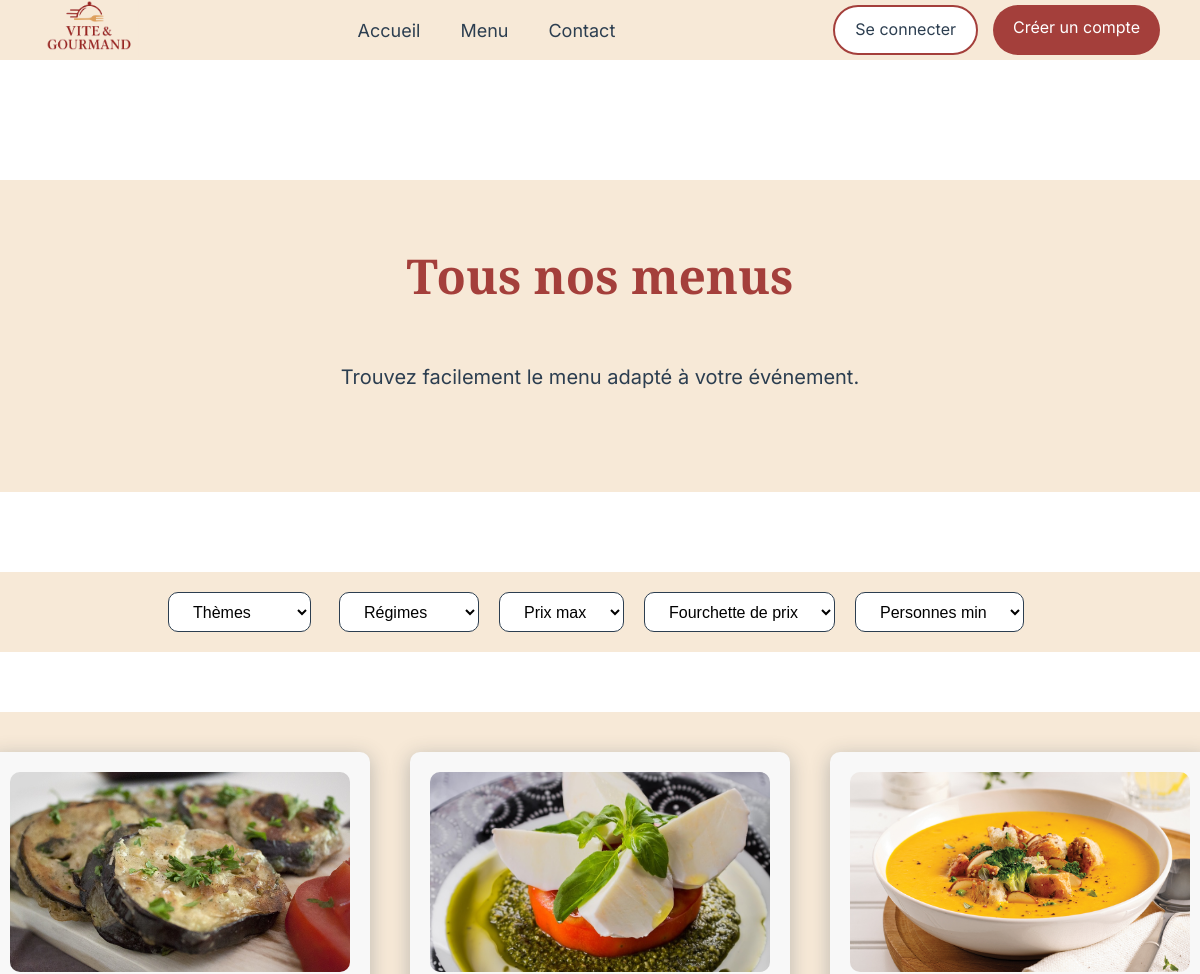
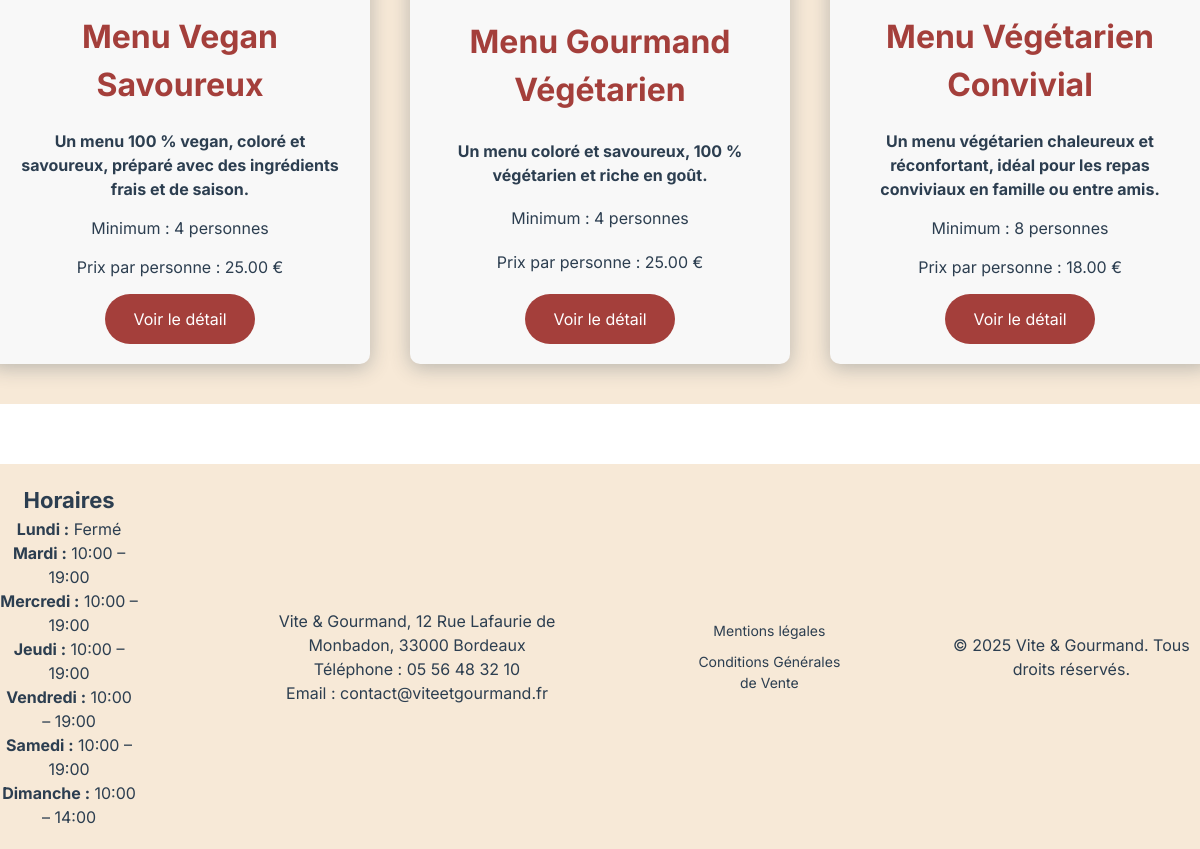
Page /public/menus.php?theme=Classique on the committed database (2 pictures, top to bottom).
### tables this page shows
CREATE TABLE menu (
    id INT AUTO_INCREMENT PRIMARY KEY,
    nom VARCHAR(100) NOT NULL,
    description TEXT,
    description_longue TEXT,
    theme VARCHAR(100),
    regime VARCHAR(100),
    nb_personnes_min INT NOT NULL,
    prix_base DECIMAL(10,2) NOT NULL,
    stock INT NOT NULL,
    image VARCHAR(255)
);

CREATE TABLE horaire (
    id INT AUTO_INCREMENT PRIMARY KEY,
    jour VARCHAR(20) NOT NULL,
    ouverture TIME NULL,
    fermeture TIME NULL
);

### services/menuService.php (called while the page is built, shortened)
<?php
function buildMenuFilters(array $query): array
{
    return [
        'theme'            => $query['theme'] ?? null,
        'regime'           => $query['regime'] ?? null,
        'nb_personnes_min' => $query['nb_personnes_min'] ?? null,
        'prix_max'         => $query['prix_max'] ?? null,
        'fourchette_prix'  => $query['fourchette_prix'] ?? null,
    ];
}

### models/menuModel.php (called while the page is built, shortened)
<?php
function getFilteredMenus(PDO $pdo, array $filters): array
{
    $sql = "
        SELECT id, nom, description, nb_personnes_min, image, prix_base
        FROM menu
        WHERE 1=1
    ";
    $params = [];
    if (!empty($filters['theme'])) {
        $sql .= " AND theme = :theme";
        $params['theme'] = $filters['theme'];
    }
    $stmt = $pdo->prepare($sql);
    $stmt->execute($params);
    return $stmt->fetchAll(PDO::FETCH_ASSOC);
}

### models/horaireModel.php (called while the page is built, shortened)
<?php
function getHoraires(PDO $pdo): array
{
    $stmt = $pdo->query("
        SELECT jour, ouverture, fermeture
        FROM horaire
        ORDER BY id
    ");
    return $stmt->fetchAll(PDO::FETCH_ASSOC);
}

### partials/menu-card.php (the view, shortened to what this page needs)
<div class="menu-item">
    <?php if (!empty($menu['image'])): ?>
        <img
            src="assets/images/<?= htmlspecialchars($menu['image']) ?>"
            alt="Menu <?= htmlspecialchars($menu['nom']) ?>"
            loading="lazy"
        >
    <?php endif; ?>
    <h2><?= htmlspecialchars($menu['nom']) ?></h2>
    <p><strong><?= htmlspecialchars($menu['description']) ?></strong></p>
    <p>Minimum : <?= (int) $menu['nb_personnes_min'] ?> personnes</p>
    <p>Prix par personne : <?= number_format((float) $menu['prix_base'], 2) ?> €</p>
    <a href="detail-menu.php?id=<?= (int) $menu['id'] ?>" class="btn-menu">
        Voir le détail
    </a>
</div>

### public/menus.php (shortened to what this page needs)
<?php
require_once __DIR__ . '/../config/database.php';
require_once __DIR__ . '/../models/menuModel.php';
require_once __DIR__ . '/../services/menuService.php';
$filters = buildMenuFilters($_GET);
$menus = getFilteredMenus($pdo, $filters);
?>
<!DOCTYPE html>
<html lang="fr">
<head>
    <?php
    require_once __DIR__ . '/../partials/head.php';
    ?>
</head>
<body>
<?php require_once __DIR__ . '/../partials/header.php'; ?>
<main id="main-content">
    <section class="hero-section commandes-hero">
        <h1>Tous nos menus</h1>
        <p>Trouvez facilement le menu adapté à votre événement.</p>
    </section>
    <form class="filtres" id="filters-form">
        <select name="theme" class="filtre-btn filtre-visible">
            <option value="">Thèmes</option>
        </select>
        <div class="filtres-avances" id="filtres-avances">
            <select name="regime" class="filtre-btn">
                <option value="">Régimes</option>
            </select>
            <select name="prix_max" class="filtre-btn">
                <option value="">Prix max</option>
            </select>
            <select name="fourchette_prix" class="filtre-btn">
                <option value="">Fourchette de prix</option>
            </select>
            <select name="nb_personnes_min" class="filtre-btn">
                <option value="">Personnes min</option>
            </select>
        </div>
    </form>
    <section class="menus-list" id="menus-list">
        <?php if (empty($menus)): ?>
            <p class="no-result">
                Aucun menu ne correspond à cette recherche.
            </p>
        <?php else: ?>
            <?php foreach ($menus as $menu): ?>
                <?php require __DIR__ . '/../partials/menu-card.php'; ?>
            <?php endforeach; ?>
        <?php endif; ?>
    </section>
</main>
<?php require_once __DIR__ . '/../partials/footer.php'; ?>
</body>
</html>

### partials/footer.php (shortened to what this page needs)
<?php
require_once __DIR__ . '/../config/database.php';
require_once __DIR__ . '/../models/horaireModel.php';
$horaires = getHoraires($pdo);
?>
<footer>
        <div class="footer-container">
            <div class="horaires">
                <h3>Horaires</h3>
                <?php foreach ($horaires as $h): ?>
                    <p>
                        <strong><?= ucfirst($h['jour']) ?> :</strong>
                        <?php if ($h['ouverture'] && $h['fermeture']): ?>
                            <?= substr($h['ouverture'], 0, 5) ?> – <?= substr($h['fermeture'], 0, 5) ?>
                        <?php else: ?>
                            Fermé
                        <?php endif; ?>
                    </p>
                <?php endforeach; ?>
            </div>
            <div class="contact">
                <p>Vite & Gourmand, 12 Rue Lafaurie de Monbadon, 33000 Bordeaux</p>
                <p>Téléphone : 05 56 48 32 10</p>
                <p>Email : contact@viteetgourmand.fr </p>
            </div>
            <div class="legal">
                <a href="mentions-legales.php">Mentions légales</a>
                <a href="cgv.php">Conditions Générales de Vente</a>
            </div>
            <div class="copyright">
                <p>&copy; 2025 Vite & Gourmand. Tous droits réservés.</p>
            </div>
        </div>
    </footer>

### public/assets/css/style.css (style rules this page uses)
* { margin: 0; padding: 0; box-sizing: border-box; }
h2 { font-size: 2rem; text-align: center; color: #A43F3B; margin-bottom: 20px; }
h3 { font-size: 1.375rem; }
p { font-size: 1rem; }
html, body { overflow-x: hidden; }
body { font-family: 'Inter', sans-serif; background-color: #FFFFFF; color: #2C3E50; line-height: 1.5; }
h1 { font-weight: bold; font-size: 3rem; font-family: 'Playfair Display', serif; color: #A43F3B; }
.footer-container { display: flex; flex-direction: row; justify-content: center; align-items: center; background-color: #F7E9D7; color: #2C3E50; text-align: center; padding: 20px 0; gap: 100px; }
.legal { display: flex; flex-direction: column; gap: 10px; font-size: 0.875rem; }
.legal a { color: #2C3E50; text-decoration: none; }
.hero-section { display: flex; flex-direction: column; align-items: center; background-color: #F7E9D7; padding: 60px 20px; margin-bottom: 80px; }
.hero-section p { font-size: 1.25rem; margin-bottom: 40px; }
.hero-section h1 { margin-bottom: 50px; }
.filtres { display: flex; flex-direction: row; justify-content: center; align-items: center; gap: 20px; margin-bottom: 80px; margin-top: 80px; background-color: #F7E9D7; padding: 20px 0; }
.filtre-btn { display: flex; align-items: center; justify-content: center; padding: 10px 20px; border: 1px solid #2C3E50; cursor: pointer; height: 40px; font-size: 1rem; background-color: white; border-radius: 10px; margin-right: 8px; }
.filtres-avances { display: flex; flex-direction: row; gap: 12px; }
.menus-list { display: grid; grid-template-columns: repeat(3, 380px); justify-content: center; gap: 40px; background-color: #F7E9D7; padding: 40px 0; margin-bottom: 60px; }
.menu-item { display: flex; flex-direction: column; justify-content: space-between; background: #f8f8f8; padding: 20px 20px 0px 20px; border-radius: 10px; width: 380px; box-shadow: 0 4px 20px rgba(44, 62, 80, 0.3); max-width: 380px; }
.menu-item img { width: 100%; height: 200px; object-fit: cover; border-radius: 10px; margin-bottom: 15px; }
.menu-item p { text-align: center; margin-bottom: 15px; }
.btn-menu { display:inline-block; width:150px; height:50px; background: #A43F3B; color:white; text-decoration:none; line-height:50px; text-align:center; border-radius:30px; align-self:center; margin: 0 auto 20px auto; }
.filtres { display: flex; justify-content: center; background-color: #F7E9D7; padding: 20px 0; margin: 60px 0; }

### rows in the picture
menu: image (picture), nom "Menu Vegan Savoureux", description "Un menu 100 % vegan, coloré et savoureux, préparé avec des ingrédients frais et de saison.", nb_personnes_min "4", prix_base "25.00"
menu: image (picture), nom "Menu Gourmand Végétarien", description "Un menu coloré et savoureux, 100 % végétarien et riche en goût.", nb_personnes_min "4", prix_base "25.00"
menu: image (picture), nom "Menu Végétarien Convivial", description "Un menu végétarien chaleureux et réconfortant, idéal pour les repas conviviaux en famille ou entre amis.", nb_personnes_min "8", prix_base "18.00"
horaire: jour "Lundi", shows "Fermé"
horaire: jour "Mardi", ouverture "10:00", fermeture "19:00"
horaire: jour "Mercredi", ouverture "10:00", fermeture "19:00"
horaire: jour "Jeudi", ouverture "10:00", fermeture "19:00"
horaire: jour "Vendredi", ouverture "10:00", fermeture "19:00"
horaire: jour "Samedi", ouverture "10:00", fermeture "19:00"
horaire: jour "Dimanche", ouverture "10:00", fermeture "14:00"
